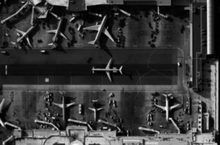
%> input picture images/terminal_dark.png, 220 x 145 px, shrunk from 1163 x 767 before the run
$ octave lab_4_2_demo.m   (GNU Octave 9; MATLAB toolbox functions it lacks are replaced by stand-ins)
%> lines starting %> are read from the running program, lines starting %| are printed output that depends on the picture
### lab_1/is_gray.m
%функция проверки изображения на ЧБ и чтения его размеров
function [image_gray, m, n] = is_gray(image)
    %чтение размеров изображения
    [m,n,q]=size(image);
    if q==3
        %преобразование изображения в чб
        image_gray=rgb2gray(image);
    else
        image_gray=image;
    end
end

### lab_4/LINEARFILTER_CASTOM_MASK.m
%функция пространственной фильтрации изображения с заданной маской
function [filtered_image] = LINEARFILTER_CASTOM_MASK(image,mask)
    %добавление папки в path
    addpath('lab_1')
    [m,n]=size(mask);
    a=(m-1)/2;
    b=(n-1)/2;
    %проверка изображения на ЧБ
    [image,M,N]=is_gray(image);
    %увеличение размеров изображения для корректной работы фильтра
    M_1=M+2*a;
    N_1=N+2*b;
    f_1=zeros(M_1,N_1);
    f_1(1+a:M+a, 1+b:N+b)=image;
    filtered_image=zeros(M,N);
    %фильтрация изображения
    for i = (1+a):(M+a)
        for j = (1+b):(N+b)
            R=0;
            for s=1:m
                for t=1:n
                    R=R+mask(s,t)*f_1(i-a-1+s,j-b-1+t);
                end
            end
            filtered_image(i-a,j-b)=R;
        end
    end
end

### lab_4/lab_4_2_demo.m
clear all;
addpath('images','lab_1');
f_image=imread('terminal_dark.png');
%> f_image is the input picture: size 145x220 uint8; min 0, max 253, mean 58.7
f=im2double(f_image);
%маска Собела G_x
w_G_x=[-1 -2 -1;
    0 0 0;
    1 2 1];
%маска Собела G_y
w_G_y=[-1 0 2;
    -2 0 2;
    -1 0 1];
%маска лапласиана без учёта диагональных направлений
w_L=[0 1 0;
    1 -4 1;
    0 1 0];
%маска лапласиана с учётом диагональных направлений
w_L_diag=[1 1 1;
            1 -8 1;
            1 1 1];
g_G_x=LINEARFILTER_CASTOM_MASK(f,w_G_x);
%> in LINEARFILTER_CASTOM_MASK, `[image,M,N]=is_gray(image);`: M = 145; N = 220
%> in LINEARFILTER_CASTOM_MASK, `M_1=M+2*a;`: M_1 = 147
%> in LINEARFILTER_CASTOM_MASK, `N_1=N+2*b;`: N_1 = 222
%> in LINEARFILTER_CASTOM_MASK, `f_1=zeros(M_1,N_1);`: f_1: size 147x222 double; every value is 0
%> in LINEARFILTER_CASTOM_MASK, `f_1(1+a:M+a, 1+b:N+b)=image;`:
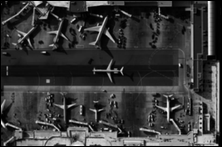
%> f_1: size 147x222 double; min 0, max 0.992, mean 0.225
%> in LINEARFILTER_CASTOM_MASK, `filtered_image=zeros(M,N);`: filtered_image: size 145x220 double; every value is 0
%> the loop in LINEARFILTER_CASTOM_MASK, `for i = (1+a):(M+a)` made 145 passes
%> after the loop in LINEARFILTER_CASTOM_MASK, `for i = (1+a):(M+a)`:
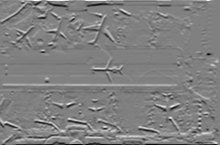
%> filtered_image: size 145x220 double; min -3.39, max 3.34, mean 0.00581; drawn with min black and max white
g_G_y=LINEARFILTER_CASTOM_MASK(f,w_G_y);
%> call 2 of LINEARFILTER_CASTOM_MASK, with mask = [-1 0 2; -2 0 2; -1 0 1]
%> the loop in LINEARFILTER_CASTOM_MASK (call 2), `for i = (1+a):(M+a)` made 145 passes
%> after the loop in LINEARFILTER_CASTOM_MASK (call 2), `for i = (1+a):(M+a)`:
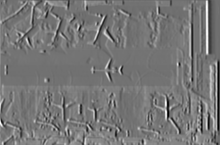
%> filtered_image: size 145x220 double; min -3.24, max 4.19, mean 0.223; drawn with min black and max white
g_L=LINEARFILTER_CASTOM_MASK(f,w_L);
%> call 3 of LINEARFILTER_CASTOM_MASK, with mask = [0 1 0; 1 -4 1; 0 1 0]
%> the loop in LINEARFILTER_CASTOM_MASK (call 3), `for i = (1+a):(M+a)` made 145 passes
%> after the loop in LINEARFILTER_CASTOM_MASK (call 3), `for i = (1+a):(M+a)`:
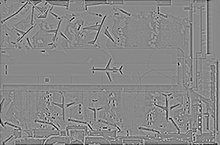
%> filtered_image: size 145x220 double; min -1.47, max 1.27, mean -0.00656; drawn with min black and max white
g_L_diag=LINEARFILTER_CASTOM_MASK(f,w_L_diag);
figure;
imshow(f_image);
title('Исходное изображение');
figure;
imshow(mat2gray(g_G_x));
title('Изображение, обработанное маской Собела G_x');
figure;
imshow(mat2gray(g_G_y));
title('Изображение, обработанное маской Собела G_y');
figure;
imshow(mat2gray(abs(g_G_x)+abs(g_G_y)));
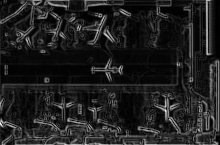
%> displayed picture: size 145x220, on the screen's scale of 0 to 255; min 0, max 255, mean 32.1
title('Изображение, обработанное фильтром на основе первой производной');
figure;
imshow(mat2gray(g_L));
title({'Изображение, обработанное маской лапласиана';'без учёта диагональных направлений'});
figure;
imshow(mat2gray(g_L_diag));
title({'Изображение, обработанное маской лапласиана';'с учётом диагональных направлений'});
